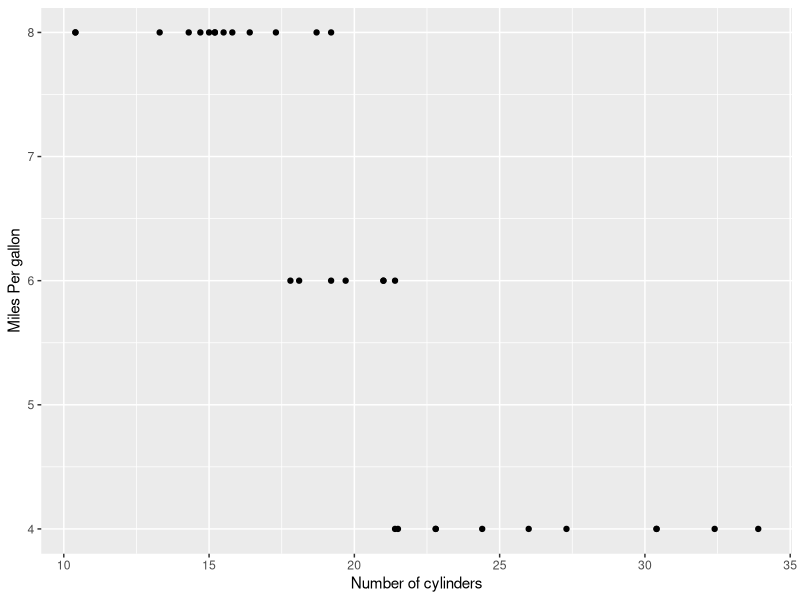

Reproduce this figure in R.
## ---- chunk 1
knitr::opts_chunk$set(echo = TRUE)
## ---- chunk 2
sum(c(1:1000))
## ---- chunk 3

seq(2,200, by=2)

## ---- chunk 4

c(rep("a",10),rep("b",20))
## ---- chunk 5

summary(mtcars$wt)

#or
min(mtcars$wt)
mean(mtcars$wt)
max(mtcars$wt)
median(mtcars$wt)

#or
min_mean_max <- function(y){
  x <- c(min= min(y),max= max(y),mean= mean(y),median= median(y))
  x
}


min_mean_max(mtcars$wt)

## ---- chunk 6

library(ggplot2)

ggplot(mtcars,aes(x=mpg,y=cyl))+geom_point()+labs(x="Number of cylinders", y="Miles Per gallon")

#negative stepwise association

## ---- chunk 7

rownames(mtcars[which.max(mtcars$wt),])

#the lincon contintental is the max

rownames(mtcars[which.min(mtcars$wt),])

#lotus europa is the min
